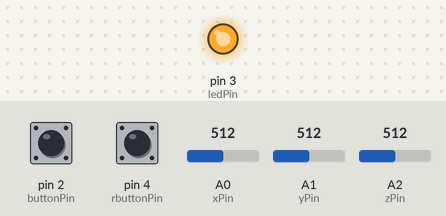
Bench run of a sketch on a simulated Arduino Uno, built with avr-gcc and run on an emulated ATmega328P. Parts: output pins drawn as LEDs (lit = HIGH). The test bench sets the inputs (shaded band); at power-on: pin 2 (buttonPin) LOW, pin 4 (rbuttonPin) LOW, A0 (xPin) = 512, A1 (yPin) = 512, A2 (zPin) = 512. What the sketch prints to the serial monitor is not drawn.

Above: at 1.2 s.
1.3 s: pin 2 (buttonPin) pulled HIGH for 0.15 s
2.9 s: pin 4 (rbuttonPin) pulled HIGH for 0.15 s
Timing chart, 0 to 5.9 s (numbered marks = the images above; inputs shaded):
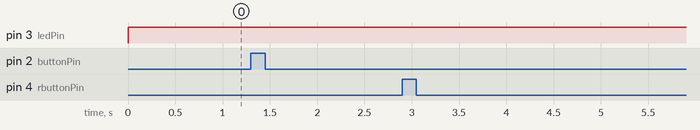

Measured:
- after the input at 1.3 s, every drawn part: stays the same
- after the input at 2.9 s, every drawn part: stays the same

The sketch:

Projeto_FBio.ino
```cpp
//Defining Variables
int samplingFrequence = 10, samplingPeriod = 0;
unsigned long currentTime = 0, previousTime4Sampling = 0;
int xPin = A0, yPin = A1, zPin = A2, buttonPin = 2, rbuttonPin = 4, ledPin = 3;
int xValue = 0, yValue = 0, zValue = 0;
int buttonState = 0, rbuttonState = 0, blinking = 0;
bool alreadyClicked = false, alreadyClickedR;

void setup()
{
  Serial.begin(9600);
  //pinMode(sensorPin, INPUT);
  pinMode(buttonPin, INPUT);
  pinMode(rbuttonPin, INPUT);
  pinMode(ledPin, OUTPUT);
  samplingPeriod = int(1000*1 / (float)samplingFrequence);
}

void loop()
{
  currentTime = millis();
  if (currentTime - previousTime4Sampling >= samplingPeriod) {
        readAndStreamSensorValue(xPin, yPin, zPin, currentTime);
        previousTime4Sampling = currentTime;
        leftButton(buttonPin);
        rightButton(rbuttonPin);
  }

  while (Serial.available() > 0) {
    // update blinking period
    blinking = Serial.parseInt();
  }
  ledState(ledPin, blinking);
}

//|----------FUNCTIONS----------|

//Function tho get the signal values (and plot them)
void readAndStreamSensorValue(int xPin, int yPin, int zPin, long currentTime)
{
    xValue = analogRead(xPin);
    yValue = analogRead(yPin);
    zValue = analogRead(zPin);

    Serial.print(currentTime);
    Serial.print(",");
    Serial.print(xValue);
    Serial.print(",");
    Serial.print(yValue);
    Serial.print(",");
    Serial.println(zValue);
}

void leftButton(int buttonPin)
{
  buttonState = digitalRead(buttonPin);

  if (buttonState == HIGH && !alreadyClicked) {
    alreadyClicked = true;

    Serial.println("Click");
  }
  else if (buttonState == LOW && alreadyClicked){
    alreadyClicked = false;
  }
}

void rightButton(int rbuttonPin)
{
  rbuttonState = digitalRead(rbuttonPin);

  if (rbuttonState == HIGH && !alreadyClickedR) {
    alreadyClickedR = true;

    Serial.println("RClick");
  }
  else if (rbuttonState == LOW && alreadyClickedR){
    alreadyClickedR = false;
  }
}

void ledState(int ledPin, int blinking)
{
  if(blinking == 1)
  {
    digitalWrite(ledPin, LOW);
    delay(250);
    digitalWrite(ledPin, HIGH);
    delay(250);
  }
  else digitalWrite(ledPin, HIGH);
}
```
